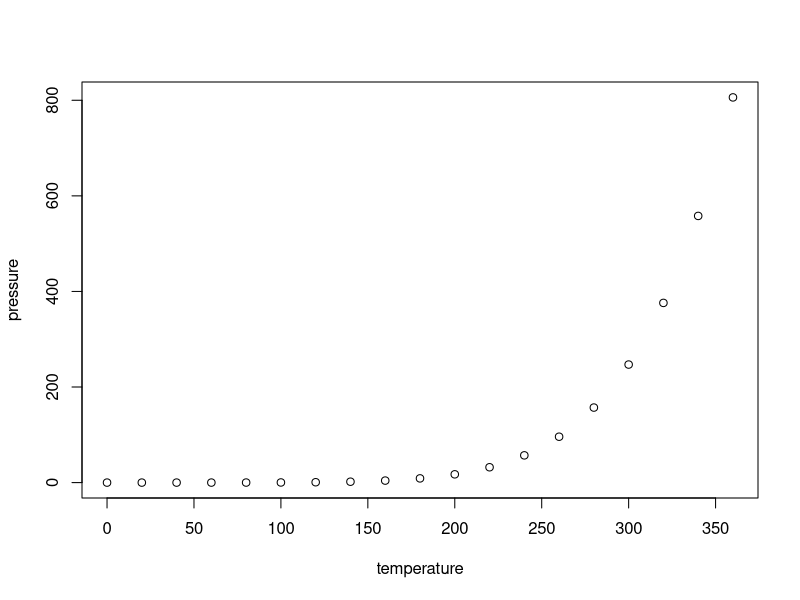
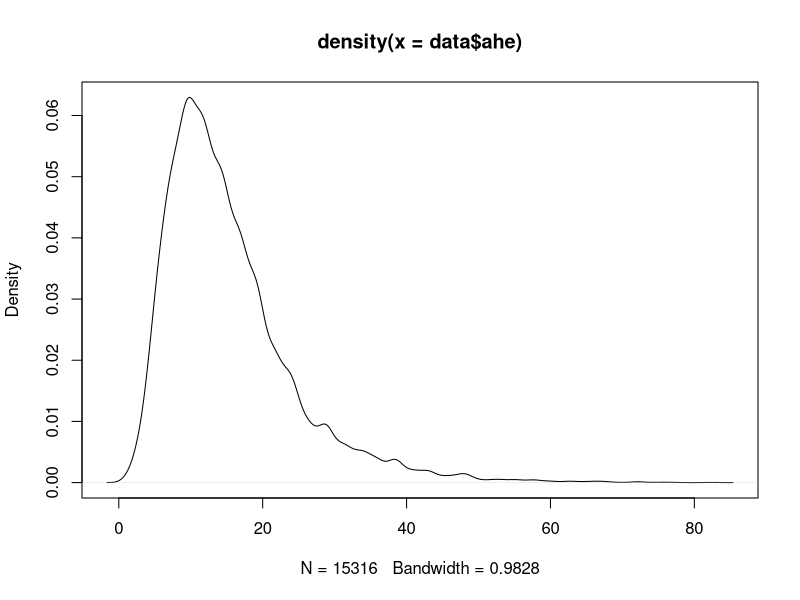
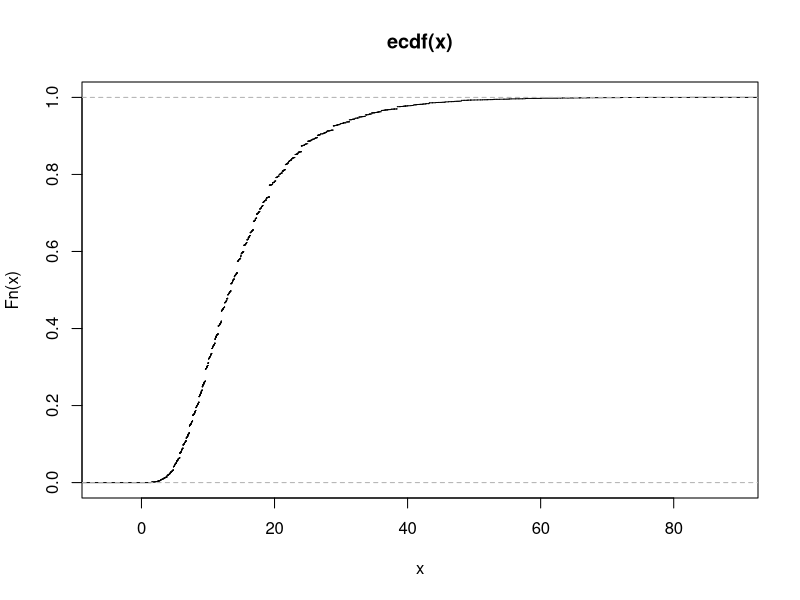
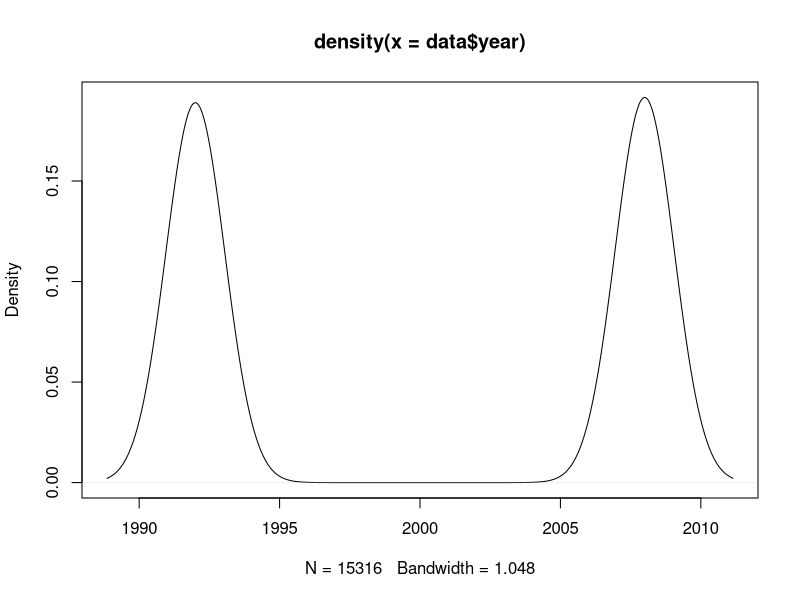
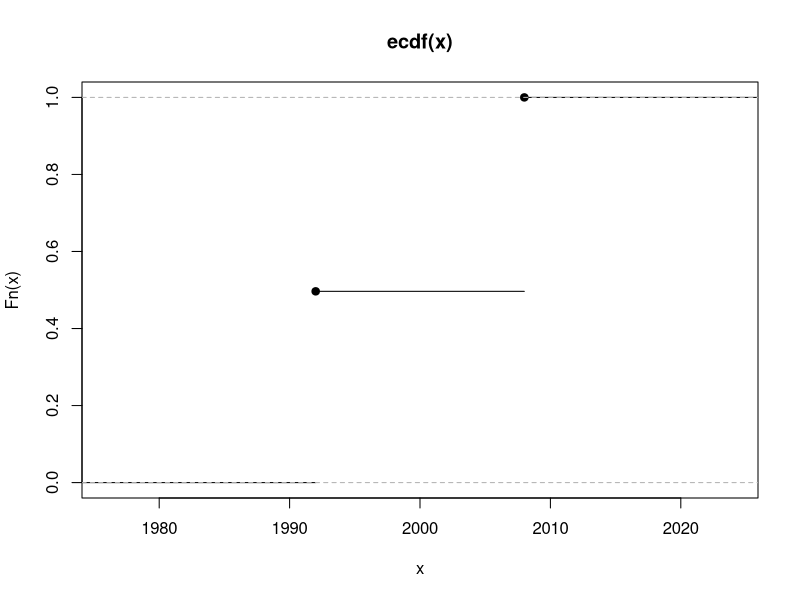
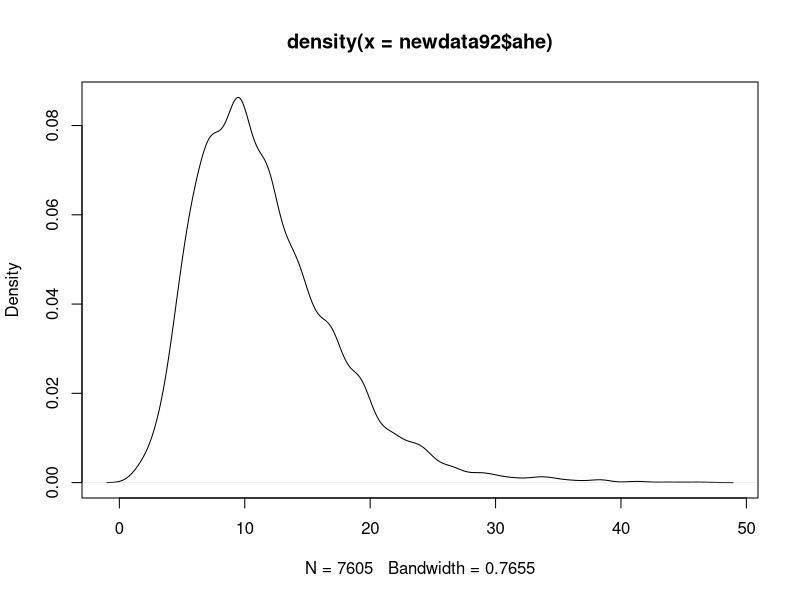
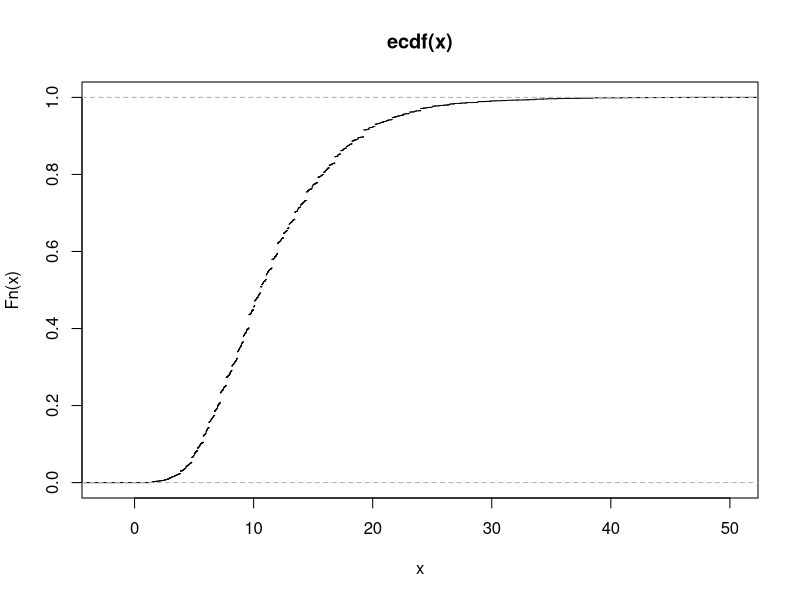
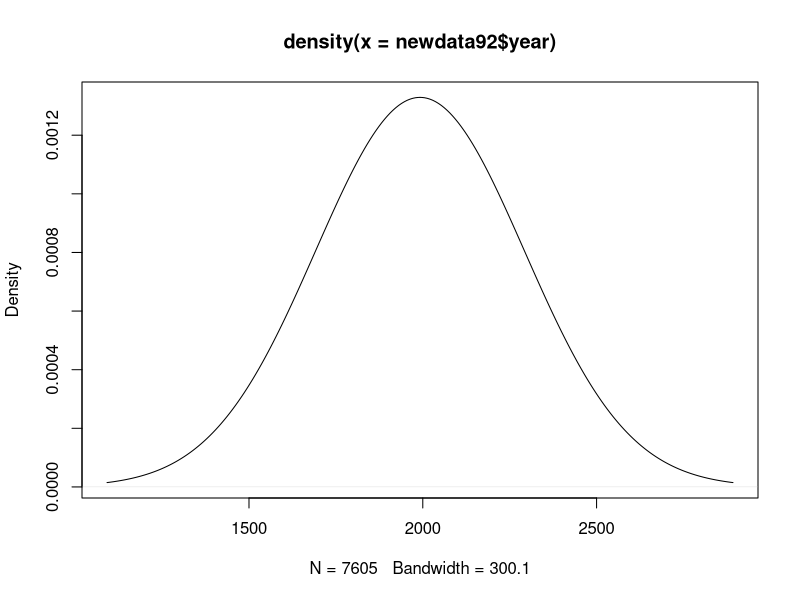

These charts were generated, in order, by the following R code:
## ---- chunk 1
knitr::opts_chunk$set(echo = TRUE)
## ---- chunk 2
summary(cars)
## ---- chunk 3
plot(pressure)
## ---- chunk 4
setwd("/Users/Brian/desktop/R/lab2")
data <- read.csv("cps92_08.csv")
summary(data)
## ---- chunk 5
require(ggplot2)
data_ahe <- density(data$ahe)
plot(data_ahe)
ggsave("ahe_pdf.pdf")
## ---- chunk 6
plot.ecdf(data$ahe)
ggsave("ahe_ecdf.pdf")
## ---- chunk 7
data_year <- density(data$year)
plot(data_year)
ggsave("year_density.pdf")
## ---- chunk 8
plot.ecdf(data$year)
ggsave("year_cdf.pdf")
## ---- chunk 9
summary(data$ahe)
sd(data$ahe)
## ---- chunk 10
newdata92 <- subset(data, year == 1992)
newdata08 <- subset(data, year == 2008)
data_ahe_92 <- density(newdata92$ahe)
plot(data_ahe_92)
ggsave("ahe_92_density.pdf")
## ---- chunk 11
plot.ecdf(newdata92$ahe)
ggsave("ahe_cdf_92.pdf")
## ---- chunk 12
data_year_92 <- density(newdata92$year)
plot(data_year_92)
ggsave("92_pdf_year.pdf")
## ---- chunk 13
plot.ecdf(newdata92$year)
ggsave("year_92_cdf.pdf")
## ---- chunk 14
data_ahe_08 <- density(newdata08$ahe)
plot(data_ahe_08)
ggsave("pdf_ahe_08.pdf")
## ---- chunk 15
plot.ecdf(newdata08$ahe)
ggsave("ahe_cdf_08.pdf")
## ---- chunk 16
data_year_08 <- density(newdata08$year)
plot(data_year_08)
ggsave("pdf_year_08.pdf")
## ---- chunk 17
plot.ecdf(newdata08$year)
ggsave("year_08_cdf.pdf")
## ---- chunk 18
adj_ahe <-newdata92$ahe/140.3*215.2
sd(adj_ahe)
## ---- chunk 19
data_adjahe <- density(adj_ahe)
plot(data_adjahe)
plot.ecdf(adj_ahe)
## ---- chunk 20
data_year_adjahe <- density(newdata92$year)
plot(data_year_adjahe)
plot.ecdf(newdata92$year)
## ---- chunk 21
Diff_bw_ahe_in_2008_1992 = mean(newdata08$ahe) - mean(adj_ahe)
Diff_bw_ahe_in_2008_1992
## ---- chunk 22
newdata92hs <- subset(newdata92, bachelor == 0)
newdata92c <- subset(newdata92, bachelor == 1)
newdata08hs <- subset(newdata08, bachelor == 0)
newdata08c <- subset(newdata08, bachelor == 1)
D_hs <- mean(newdata92hs$ahe) - mean(newdata08hs$ahe)
D_c <- mean(newdata92c$ahe) - mean(newdata08c$ahe)
g92 <- mean(newdata92c$ahe) - mean(newdata92hs$ahe) 
g08 <- mean(newdata08c$ahe) - mean(newdata08hs$ahe)

D_hs
D_c
g92
g08
